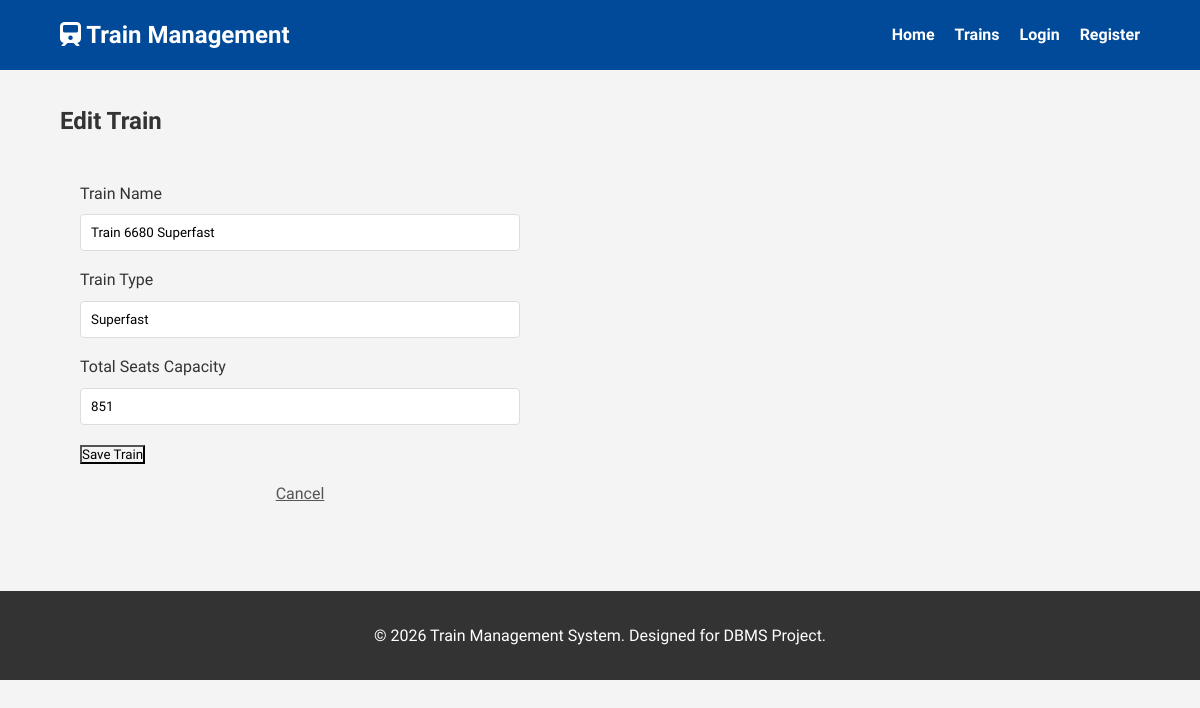
The page /trains/add.php?id=1 on the database its author committed.
### tables this page shows
CREATE TABLE Train (
    Train_ID INT AUTO_INCREMENT PRIMARY KEY,
    Train_Name VARCHAR(100) NOT NULL,
    Train_Type VARCHAR(50) NOT NULL,
    Total_Seats INT NOT NULL CHECK (Total_Seats > 0)
);

### trains/add.php (the view, shortened to what this page needs)
<?php
require_once '../config/db.php';
include '../includes/header.php';
$id = $_GET['id'] ?? null;
$train = ['Train_Name' => '', 'Train_Type' => '', 'Total_Seats' => ''];
if ($id) {
    $stmt = $pdo->prepare("SELECT * FROM Train WHERE Train_ID = ?");
    $stmt->execute([$id]);
    $train = $stmt->fetch();
}
?>
<div class="container" style="max-width: 600px;">
    <h2 style="color: var(--primary-color); margin-bottom: 20px;"><?php echo $id ? 'Edit' : 'Add'; ?> Train</h2>
    <div class="booking-widget" style="width: 100%; box-shadow: none; border: 1px solid var(--border-color); margin: 0; padding: 20px;">
        <form method="POST">
            <div class="form-group">
                <label>Train Name</label>
                <input type="text" name="name" class="form-control" value="<?php echo htmlspecialchars($train['Train_Name']); ?>" required>
            </div>
            <div class="form-group">
                <label>Train Type</label>
                <input type="text" name="type" class="form-control" placeholder="e.g. Express, Superfast, Passenger" value="<?php echo htmlspecialchars($train['Train_Type']); ?>" required>
            </div>
            <div class="form-group">
                <label>Total Seats Capacity</label>
                <input type="number" name="seats" class="form-control" value="<?php echo htmlspecialchars($train['Total_Seats']); ?>" required>
            </div>
            <button type="submit" class="btn-search btn-primary" style="background-color: var(--primary-color);">Save Train</button>
            <a href="/tms/train-management-system/trains/index.php" style="display: block; text-align: center; margin-top: 15px; color: #555;">Cancel</a>
        </form>
    </div>
</div>
<?php include '../includes/footer.php'; ?>

### assets/css/style.css (style rules this page uses)
* { margin: 0; padding: 0; box-sizing: border-box; font-family: 'Segoe UI', Tahoma, Geneva, Verdana, sans-serif; }
body { background-color: #f4f4f4; color: #333; line-height: 1.6; }
.form-group { margin-bottom: 1rem; }
.form-group label { display: block; margin-bottom: 0.5rem; }
.form-control { width: 100%; padding: 10px; border: 1px solid #ddd; border-radius: 4px; }
.container { padding: 2rem 5%; }

### rows shown on the page
train: name "Train 6680 Superfast", type "Superfast", seats "851"
